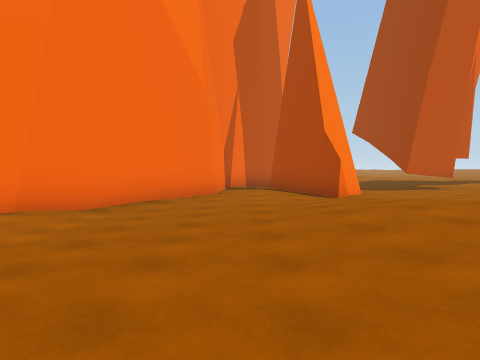
view 1 (above)

16 first-person views from a walk through a Unity game level. The camera is 1.4 m above the floor, tilts 2° down and sees 70° across. The floor is counted in squares, 2 m on a side. Each view is taken from the middle of a square. On the plan, view 1 faces up. The plan holds only what a view shows up to about 11 squares ahead; the rest is blank. The place goes on beyond the plan. Some animated figures are not drawn.

view 2
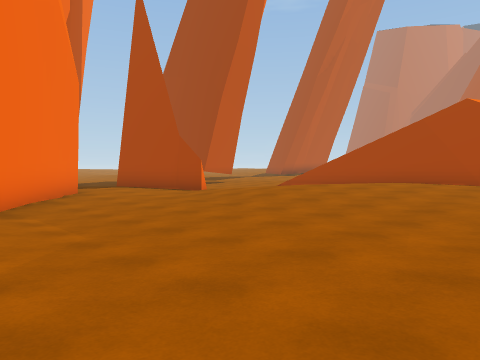

view 3
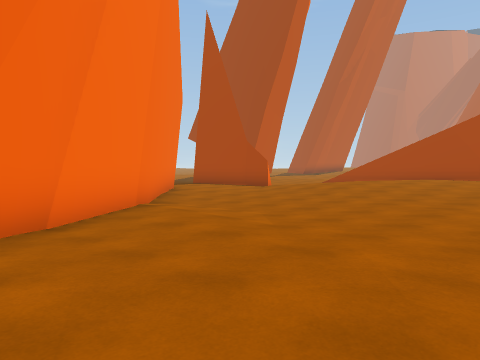

view 4
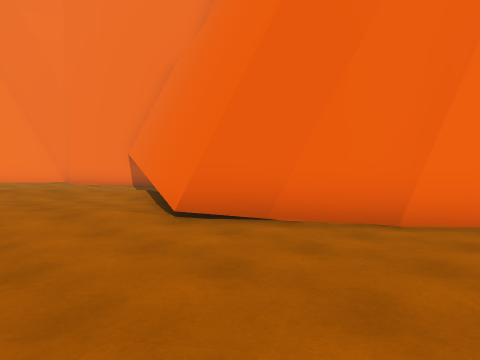

view 5
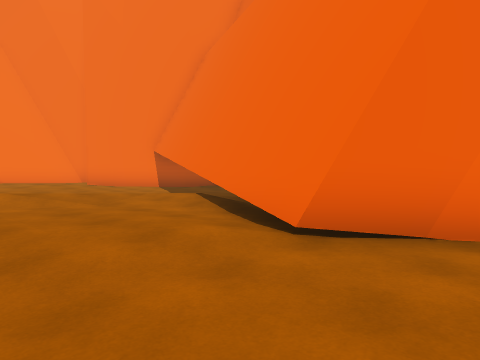

view 6
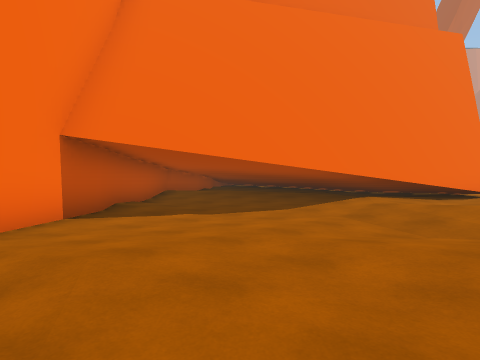

view 7
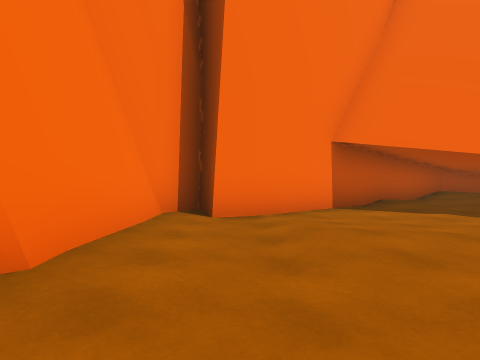

view 8
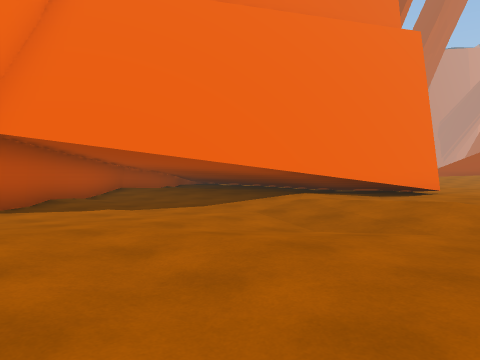

view 9
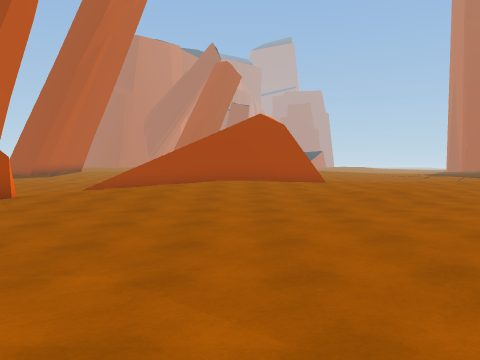

view 10
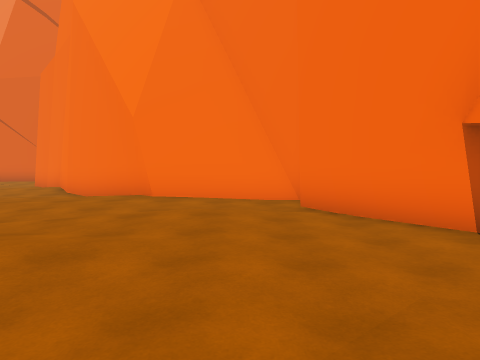

view 11
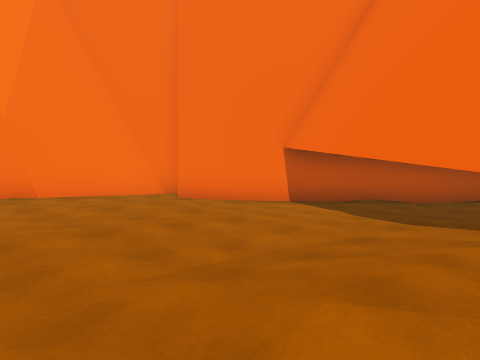

view 12
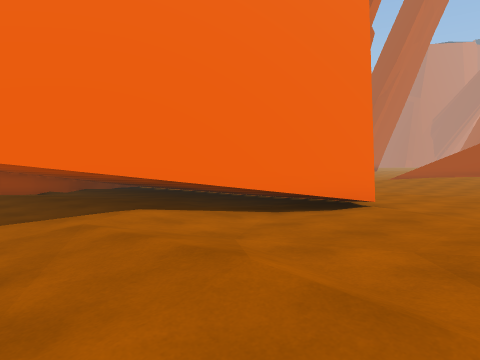

view 13
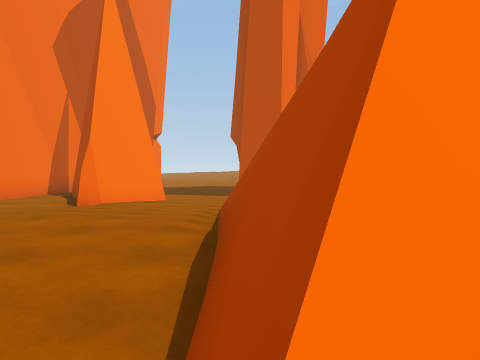

view 14
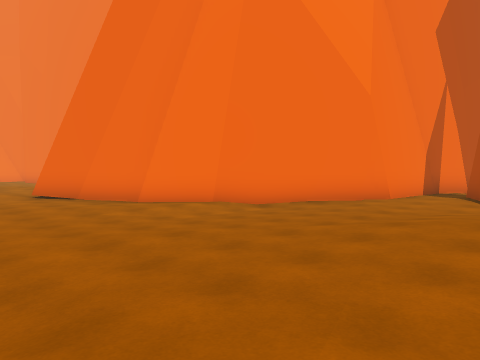

view 15
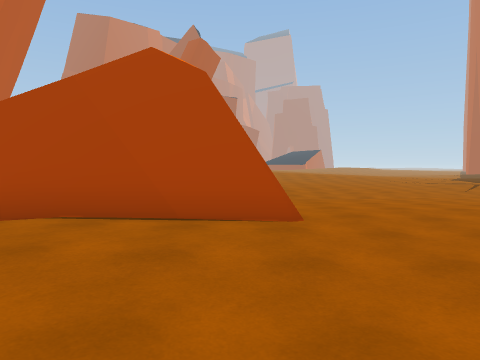

view 16
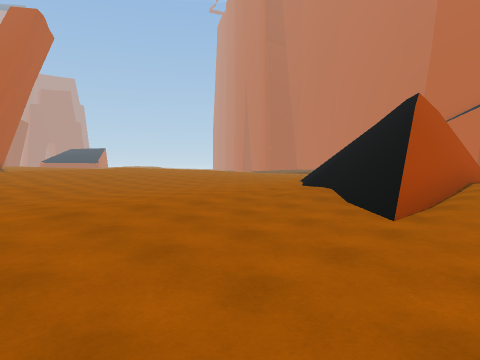

### Floor plan
Key: @ floor where view 1 was taken; # wall or solid block; x gap in a wall; . main floor; : floor 0.25 m higher than the main floor; - floor 0.25 m lower than the main floor; + floor 0.5 m higher than the main floor; / step, stairs or slope; = window, fence, low wall or low ledge; v drop or lower ground.
Columns run from 23 left of view 1 to 17 right of it. Each row starts with its distance up from view 1.
 12              #        #.   ---
 11            ###        #.   ---......
 10         ######        #.###---.....-//:::
  9        ##..###       ##..#.---.....-//..:
  8       ##--.####     ##...#./....:...-..
  7      ##----####    ##--...////..:...--.
  6   ####-----####   ##---./:://=//::....
  5   #/...--/##### ###./--.//++/x//::..
  4   #......./:#####--.---./:+++x///::
  3   #:.:./--/...##....--...::++v////
  2  ##:./..////.../....--...:/++#vv//
  1  #.:.....//....-.........:::+##
  0 ##../...../.: .-.-.....@.//::+:

Where each view was taken, in squares from view 1:
view 1: 0 up, 0 right, facing up
view 2: 0 up, 4 left, facing up-right
view 3: 0 up, 7 left, facing up-right
view 4: 0 up, 4 left, facing up-left
view 5: 0 up, 6 left, facing up-left
view 6: 1 up, 19 left, facing up-right
view 7: 0 up, 19 left, facing up
view 8: 0 up, 18 left, facing up-right
view 9: 3 up, 5 left, facing right
view 10: 4 up, 13 left, facing left
view 11: 0 up, 12 left, facing up-left
view 12: 0 up, 14 left, facing up-right
view 13: 0 up, 6 right, facing up
view 14: 0 up, 3 right, facing up-left
view 15: 1 up, 2 right, facing right
view 16: 12 up, 4 right, facing down-right
